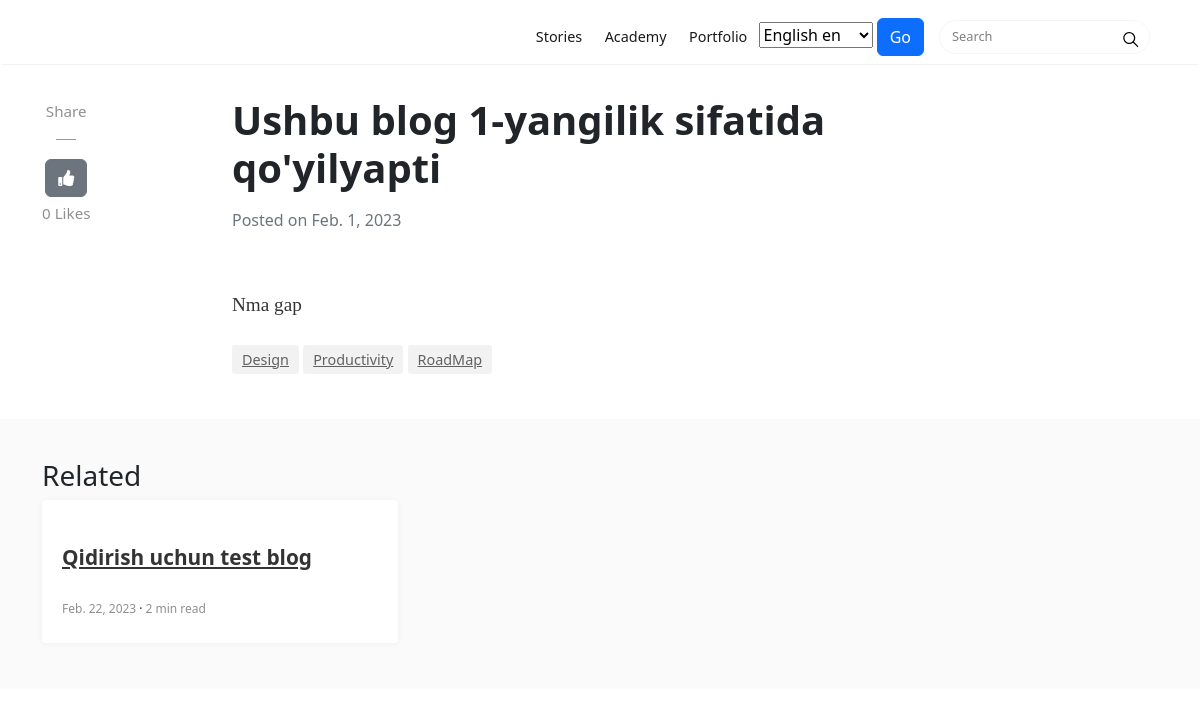
The page /en/story/ushbu-blog-1-yangilik-sifatida-qoyilyapti/ (signed in) on the database its author committed.
### blog/models.py (models this page shows, shortened)
class Blog(models.Model):
    title = models.CharField(max_length=200)
    subtitle = models.CharField(max_length=100)
    slug = models.SlugField(blank=True, null=True, max_length=200)
    body = RichTextField(blank=True)
    preview_image = CloudinaryField()
    category = models.ManyToManyField(Category, related_name='blogs')
    meta_description = models.CharField(max_length=160)
    meta_keyword = models.TextField()
    views = models.IntegerField(default=0)
    likes = models.ManyToManyField(User, related_name='post_likes')
    added_date = models.DateField(auto_now_add=True)
    estimated_read_time = models.IntegerField(default=2)
    class Meta:
        verbose_name_plural = "Blog"

class Category(models.Model):
    name = models.CharField(max_length=25)
    slug = models.SlugField(blank=True, null=True)
    class Meta:
        verbose_name_plural = "Category"
    def __str__(self):
        return self.name

### blog/views.py (the view, shortened to what this page needs)
# urls.py: path('story/<slug:slug>/',BlogDetailView.as_view(), name='blog-detail'),
class BlogDetailView(View):
    def get(self, request, slug):
        if request.session.get('user'):
            blog = Blog.objects.get(slug=slug)
            if request.user.is_authenticated==False:
                blog.views += 1
                blog.save()
            else:
                pass
            blogs = Blog.objects.filter(category__name=blog.category.first()).exclude(slug=blog.slug)[:3]
            context = {
                'blog':blog,
                'number_of_likes':blog.number_of_likes,
                'blogs':blogs,
                'likes_number':blog.likes.count(),
                'likes':blog.likes
            }
            if request.session.test_cookie_worked():
                print("Test cookie also worked")
                request.session.delete_test_cookie()
        else:
            return redirect('signin')
        return render(request, 'blog/post.html', context)

### blog/templates/blog/post.html (shortened to what this page needs)
{% extends 'base.html' %}
{% load i18n %}
{% load social_share %}
{% block content %}
{% include 'navbar.html' %}
<div class="container">
	<div class="row">
		<div class="col-md-2 col-xs-12">
			<div class="share">
				<p>
					Share
				</p>
				<div class="sep">
				</div>
				<ul>
					{% if user.is_authenticated %}
						<li>
							<form action="{% url 'blog:blog-detail' blog.slug %}" method="POST">{% csrf_token %}
								{% if likes %}
									<button type="submit" name="blogpost_id" value="{{ blog.id }}" class="btn btn-secondary">
										<i class="fas fa-thumbs-up"></i>
									</button>
								{% else %}
									<button type="submit" name="blogpost_id" value="{{ blog.id }}" class="btn btn-secondary">
										<i class="fas fa-thumbs-up"></i>
									</button>
								{% endif %}
							</form>
						</li>
					{% else  %}
						<button type="submit" name="blogpost_id" value="{{ blog.id }}" class="btn btn-secondary disabled">
							<i class="fas fa-thumbs-up"></i>
						</button>
					{% endif %}
					<p>{{ likes_number }} Like{{ likes_number|pluralize }}</p>
				</ul>
			</div>
		</div>
		<div class="col-md-8 col-md-offset-2 col-xs-12">
			<div class="mainheading">
				<h1 class="posttitle">{{ blog.title }}</h1>
				<p class="text-secondary">{% blocktrans %}Posted on {% endblocktrans %} {{ blog.added_date }}</p>
			</div>
			<div class="article-post">
				{{ blog.body|safe|linebreaks }}
			</div>
			<div class="after-post-tags">
				<ul class="tags">
					{% for category in blog.category.all %}
						<li><a href="#">{{ category.name }}</a></li>
					{% endfor %}
				</ul>
			</div>
		</div>
	</div>
</div>
<div class="graybg">
	<div class="container">
		<h3>{% blocktrans %}Related{% endblocktrans %}</h3>
		<div class="row listrecent listrelated">
            {% for blog in blogs %}
                <div class="col-md-4">
                    <div class="card">
                        <a href="{% url 'blog:blog-detail' blog.slug %}">
                        </a>
                        <div class="card-block">
                            <h2 class="card-title"><a href="{% url 'blog:blog-detail' blog.slug %}">{{ blog.title }}</a></h2>
                            <div class="metafooter">
                                <div class="wrapfooter">
                                    <span class="author-meta">
                                    <span class="post-date">{{ blog.added_date }}</span><span class="dot"></span><span class="post-read">{{ blog.estimated_read_time }} min read</span>
                                    </span>
                                </div>
                            </div>
                        </div>
                    </div>
                </div>
            {% endfor %}
		</div>
	</div>
</div>
{% endblock content %}

### static/assets/css/mediumish.css (style rules this page uses)
body { padding-top:5rem; }
.mainheading { padding:1rem 0rem; }
a { color:#00ab6b; }
a,a:hover { transition:all 0.2s; }
.listfeaturedtag h2.card-title,.listrecent h2.card-title { font-size:1.3rem; font-weight:700; line-height: 1.25; }
.listfeaturedtag h2.card-title a,.listrecent h2.card-title a { color:rgba(0,0,0,.8); }
.listrecent .wrapfooter { font-size:12px; margin-top:30px; }
.author-meta { flex:1 1 auto; white-space:nowrap!important; text-overflow:ellipsis!important; overflow:hidden!important; }
span.post-name,span.post-date,span.author-meta { display:inline-block; }
span.post-date,span.post-read { color:rgba(0,0,0,.44); }
.dot:after { content:"·"; margin-left:3px; margin-right:3px; }
.mainheading h1.posttitle { font-weight:700; margin-bottom:1rem; }
.article-post { font-family:Merriweather; font-size:1.2rem; line-height:1.8; color:rgba(0,0,0,.8); }
.article-post p,.article-post blockquote { margin:0 0 1.5rem 0; }
.share { text-align:center; margin-top:20px; }
.share p { margin-bottom:10px; font-size:0.95rem; }
.share { display:none; }
.share ul li { display:inline-block; margin-bottom:5px; }
.share ul { padding-left:0; margin-left:0; }
@media (min-width:1024px) { .share { position:fixed; display:block; } }
@media (min-width:1024px) { .share ul li { display:block; } }
.share,.share a { color:rgba(0,0,0,.44); fill:rgba(0,0,0,.44); }
.graybg { background-color:#fafafa; padding:40px 0 46px; position:relative; }
.listrelated .card { box-shadow:0 1px 7px rgba(0,0,0,.05); border:0; }
.card { border-radius:4px; }
ul.tags { list-style:none; padding-left:0; margin:0 0 3rem 0; }
ul.tags li { display:inline-block; font-size:0.9rem; }
ul.tags li a { background:rgba(0,0,0,.05); color:rgba(0,0,0,.6); border-radius:3px; padding:5px 10px; }
.sep { height:1px; width:20px; background:#999; margin:0px auto; margin-bottom:1.2rem; }

### rows shown on the page
Blog: title "Ushbu blog 1-yangilik sifatida qo'yilyapti", added_date "Feb. 1, 2023", body "Nma gap"
Category: name "Design"
Category: name "Productivity"
Category: name "RoadMap"
Blog: title "Qidirish uchun test blog", added_date "Feb. 22, 2023", estimated_read_time "2"

### other values the page prints
{{ likes_number }} "0"
form field language "English en"
